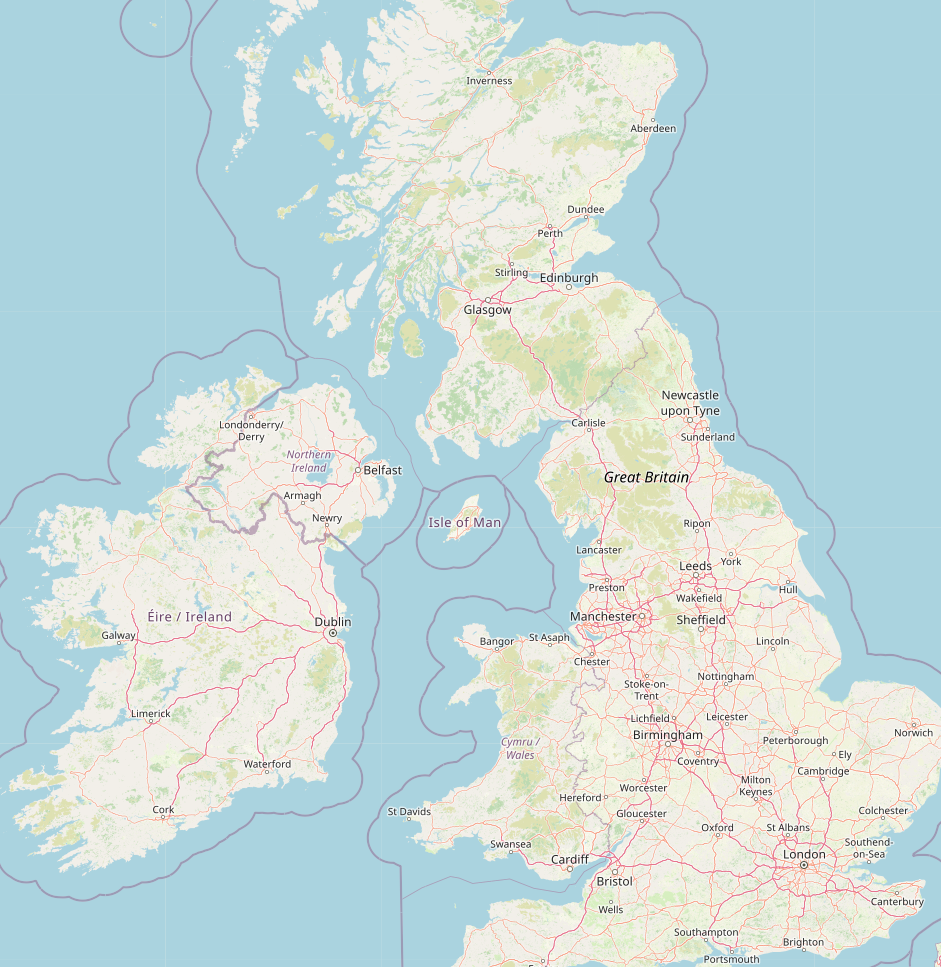
#> input picture Test/map7.png, 941 x 967 px
$ python map_file4.py
#> lines starting #> are read from the running program, lines starting #| are printed output that depends on the picture
import numpy as np
import matplotlib.pyplot as plt
from matplotlib.transforms import Affine2D

def get_transform_2pts(q1, q2, p1, p2):
    """ create transform to transform from q to p,
        such that q1 will point to p1, and q2 to p2 """
    ang = np.arctan((p2-p1)[1] /(p2-p1)[0])-np.arctan((q2-q1)[1] /(q2-q1)[0])
    s = np.abs(np.sqrt(np.sum((p2-p1)**2))/np.sqrt(np.sum((q2-q1)**2)))
    trans = Affine2D().translate(*-q1).rotate(ang).scale(s).translate(*p1)
    return trans


image = plt.imread('map7.png')
#> image is the input picture: shape (967, 941, 4) float32; mean R, G, B, A 0.777, 0.853, 0.86, 1
y0 = image.shape[0]
#> y0 = 967
waypoints = [[0, -1, -4, -6, -6], [0, 0, 4, 4, 3]]

# Coordinates for transformation.
lc1 = np.array([0,0])
ic1 = np.array([475, y0-187])
#> ic1 = [475, 780]

lc2 = np.array([-1, 0])
ic2 = np.array([437, y0-194])
#> ic2 = [437, 773]

trans = get_transform_2pts(lc1, lc2, ic1, ic2)

fig, ax = plt.subplots()

ax.imshow(np.flipud(image), origin="lower")

plt.plot(waypoints[0], waypoints[1], 'o-', transform=trans+ax.transData)

ax.set_aspect("equal")
plt.show()
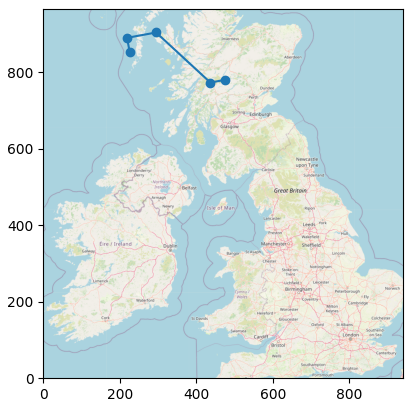
#> figure drawn by matplotlib, 1 panel
